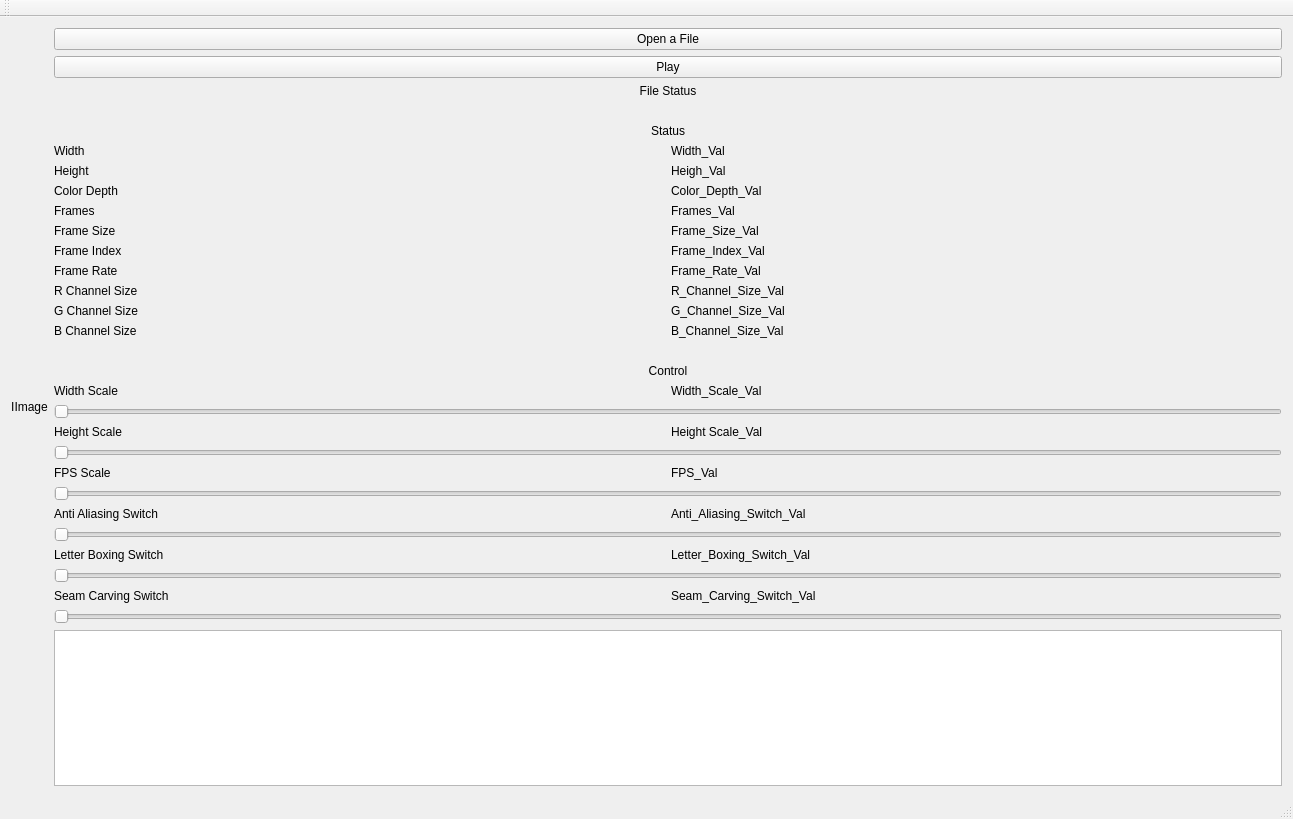
<?xml version="1.0" encoding="UTF-8"?>
<ui version="4.0">
 <class>Assignment1CodeClass</class>
 <widget class="QMainWindow" name="Assignment1CodeClass">
  <property name="geometry">
   <rect>
    <x>0</x>
    <y>0</y>
    <width>1293</width>
    <height>819</height>
   </rect>
  </property>
  <property name="windowTitle">
   <string>Assignment1Code</string>
  </property>
  <widget class="QWidget" name="centralWidget">
   <layout class="QGridLayout" name="gridLayout">
    <item row="0" column="1">
     <layout class="QVBoxLayout" name="verticalLayout_2">
      <item>
       <layout class="QGridLayout" name="gridLayout_1">
        <item row="0" column="0">
         <widget class="QPushButton" name="pushButton_load">
          <property name="text">
           <string>Open a File</string>
          </property>
         </widget>
        </item>
        <item row="1" column="0">
         <widget class="QPushButton" name="pushButton_play">
          <property name="text">
           <string>Play</string>
          </property>
         </widget>
        </item>
        <item row="2" column="0">
         <widget class="QLabel" name="label_status">
          <property name="text">
           <string>File Status</string>
          </property>
          <property name="alignment">
           <set>Qt::AlignCenter</set>
          </property>
         </widget>
        </item>
       </layout>
      </item>
      <item>
       <layout class="QGridLayout" name="gridLayout_2">
        <item row="0" column="0" colspan="2">
         <widget class="QLabel" name="label_space_2">
          <property name="text">
           <string/>
          </property>
         </widget>
        </item>
        <item row="11" column="1">
         <widget class="QLabel" name="label_frame_rate_val">
          <property name="text">
           <string>Frame_Rate_Val</string>
          </property>
         </widget>
        </item>
        <item row="12" column="1">
         <widget class="QLabel" name="label_r_channel_size_val">
          <property name="text">
           <string>R_Channel_Size_Val</string>
          </property>
         </widget>
        </item>
        <item row="3" column="0">
         <widget class="QLabel" name="label_height">
          <property name="text">
           <string>Height</string>
          </property>
         </widget>
        </item>
        <item row="13" column="0">
         <widget class="QLabel" name="label_g_channel_size">
          <property name="text">
           <string>G Channel Size</string>
          </property>
         </widget>
        </item>
        <item row="2" column="0">
         <widget class="QLabel" name="label_width">
          <property name="text">
           <string>Width</string>
          </property>
         </widget>
        </item>
        <item row="13" column="1">
         <widget class="QLabel" name="label_g_channel_size_val">
          <property name="text">
           <string>G_Channel_Size_Val</string>
          </property>
         </widget>
        </item>
        <item row="14" column="0">
         <widget class="QLabel" name="label_b_channel_size">
          <property name="text">
           <string>B Channel Size</string>
          </property>
         </widget>
        </item>
        <item row="4" column="1">
         <widget class="QLabel" name="label_color_depth_val">
          <property name="text">
           <string>Color_Depth_Val</string>
          </property>
         </widget>
        </item>
        <item row="5" column="0">
         <widget class="QLabel" name="label_frames">
          <property name="text">
           <string>Frames</string>
          </property>
         </widget>
        </item>
        <item row="12" column="0">
         <widget class="QLabel" name="label_r_channel_size">
          <property name="text">
           <string>R Channel Size</string>
          </property>
         </widget>
        </item>
        <item row="14" column="1">
         <widget class="QLabel" name="label_b_channel_size_val">
          <property name="text">
           <string>B_Channel_Size_Val</string>
          </property>
         </widget>
        </item>
        <item row="1" column="0" colspan="2">
         <widget class="QLabel" name="label_status_2">
          <property name="text">
           <string>Status</string>
          </property>
          <property name="alignment">
           <set>Qt::AlignCenter</set>
          </property>
         </widget>
        </item>
        <item row="4" column="0">
         <widget class="QLabel" name="label_color_depth">
          <property name="text">
           <string>Color Depth</string>
          </property>
         </widget>
        </item>
        <item row="8" column="1">
         <widget class="QLabel" name="label_frame_index_val">
          <property name="text">
           <string>Frame_Index_Val</string>
          </property>
         </widget>
        </item>
        <item row="5" column="1">
         <widget class="QLabel" name="label_frames_val">
          <property name="text">
           <string>Frames_Val</string>
          </property>
         </widget>
        </item>
        <item row="2" column="1">
         <widget class="QLabel" name="label_width_val">
          <property name="text">
           <string>Width_Val</string>
          </property>
         </widget>
        </item>
        <item row="8" column="0">
         <widget class="QLabel" name="label_frame_index">
          <property name="text">
           <string>Frame Index</string>
          </property>
         </widget>
        </item>
        <item row="3" column="1">
         <widget class="QLabel" name="label_height_val">
          <property name="text">
           <string>Heigh_Val</string>
          </property>
         </widget>
        </item>
        <item row="11" column="0">
         <widget class="QLabel" name="label_frame_rate">
          <property name="text">
           <string>Frame Rate</string>
          </property>
         </widget>
        </item>
        <item row="7" column="0">
         <widget class="QLabel" name="label_frame_size">
          <property name="text">
           <string>Frame Size</string>
          </property>
         </widget>
        </item>
        <item row="7" column="1">
         <widget class="QLabel" name="label_frame_size_val">
          <property name="text">
           <string>Frame_Size_Val</string>
          </property>
         </widget>
        </item>
       </layout>
      </item>
      <item>
       <layout class="QGridLayout" name="gridLayout_3">
        <item row="16" column="1">
         <widget class="QLabel" name="label_seam_carving_switch_val">
          <property name="text">
           <string>Seam_Carving_Switch_Val</string>
          </property>
         </widget>
        </item>
        <item row="16" column="0">
         <widget class="QLabel" name="label_seam_carving_switch">
          <property name="text">
           <string>Seam Carving Switch</string>
          </property>
         </widget>
        </item>
        <item row="11" column="0" colspan="2">
         <widget class="QSlider" name="horizontalSlider_fps_scale">
          <property name="orientation">
           <enum>Qt::Horizontal</enum>
          </property>
         </widget>
        </item>
        <item row="5" column="1">
         <widget class="QLabel" name="label_height_scale_val">
          <property name="text">
           <string>Height Scale_Val</string>
          </property>
         </widget>
        </item>
        <item row="5" column="0">
         <widget class="QLabel" name="label_height_scale">
          <property name="text">
           <string>Height Scale</string>
          </property>
         </widget>
        </item>
        <item row="14" column="1">
         <widget class="QLabel" name="label_letter_boxing_switch_val">
          <property name="text">
           <string>Letter_Boxing_Switch_Val</string>
          </property>
         </widget>
        </item>
        <item row="9" column="0" colspan="2">
         <widget class="QSlider" name="horizontalSlider_height_scale">
          <property name="orientation">
           <enum>Qt::Horizontal</enum>
          </property>
         </widget>
        </item>
        <item row="13" column="0" colspan="2">
         <widget class="QSlider" name="horizontalSlider_anti_aliasing_switch">
          <property name="orientation">
           <enum>Qt::Horizontal</enum>
          </property>
         </widget>
        </item>
        <item row="2" column="1">
         <widget class="QLabel" name="label_width_scale_val">
          <property name="text">
           <string>Width_Scale_Val</string>
          </property>
         </widget>
        </item>
        <item row="10" column="0">
         <widget class="QLabel" name="label_fps_scale">
          <property name="text">
           <string>FPS Scale</string>
          </property>
         </widget>
        </item>
        <item row="4" column="0" colspan="2">
         <widget class="QSlider" name="horizontalSlider_width_scale">
          <property name="orientation">
           <enum>Qt::Horizontal</enum>
          </property>
         </widget>
        </item>
        <item row="12" column="1">
         <widget class="QLabel" name="label_anti_aliasing_switch_val">
          <property name="text">
           <string>Anti_Aliasing_Switch_Val</string>
          </property>
         </widget>
        </item>
        <item row="10" column="1">
         <widget class="QLabel" name="label_fps_scale_val">
          <property name="text">
           <string>FPS_Val</string>
          </property>
         </widget>
        </item>
        <item row="12" column="0">
         <widget class="QLabel" name="label_anti_aliasing_switch">
          <property name="text">
           <string>Anti Aliasing Switch</string>
          </property>
         </widget>
        </item>
        <item row="1" column="0" colspan="2">
         <widget class="QLabel" name="label_control">
          <property name="text">
           <string>Control</string>
          </property>
          <property name="alignment">
           <set>Qt::AlignCenter</set>
          </property>
         </widget>
        </item>
        <item row="0" column="0">
         <widget class="QLabel" name="label_space">
          <property name="text">
           <string/>
          </property>
         </widget>
        </item>
        <item row="2" column="0">
         <widget class="QLabel" name="label_width_scale">
          <property name="text">
           <string>Width Scale</string>
          </property>
         </widget>
        </item>
        <item row="14" column="0">
         <widget class="QLabel" name="label_letter_boxing_switch">
          <property name="text">
           <string>Letter Boxing Switch</string>
          </property>
         </widget>
        </item>
        <item row="15" column="0" colspan="2">
         <widget class="QSlider" name="horizontalSlider_letter_boxing_switch">
          <property name="orientation">
           <enum>Qt::Horizontal</enum>
          </property>
         </widget>
        </item>
        <item row="17" column="0" colspan="2">
         <widget class="QSlider" name="horizontalSlider_seam_carving_switch">
          <property name="orientation">
           <enum>Qt::Horizontal</enum>
          </property>
         </widget>
        </item>
       </layout>
      </item>
      <item>
       <widget class="QTextEdit" name="textEdit"/>
      </item>
     </layout>
    </item>
    <item row="0" column="0">
     <layout class="QVBoxLayout" name="verticalLayout_1">
      <item>
       <widget class="QLabel" name="label_image">
        <property name="text">
         <string>IImage</string>
        </property>
        <property name="alignment">
         <set>Qt::AlignCenter</set>
        </property>
       </widget>
      </item>
     </layout>
    </item>
   </layout>
  </widget>
  <widget class="QMenuBar" name="menuBar">
   <property name="geometry">
    <rect>
     <x>0</x>
     <y>0</y>
     <width>1293</width>
     <height>26</height>
    </rect>
   </property>
  </widget>
  <widget class="QToolBar" name="mainToolBar">
   <attribute name="toolBarArea">
    <enum>TopToolBarArea</enum>
   </attribute>
   <attribute name="toolBarBreak">
    <bool>false</bool>
   </attribute>
  </widget>
  <widget class="QStatusBar" name="statusBar"/>
 </widget>
 <layoutdefault spacing="6" margin="11"/>
 <resources>
  <include location="Assignment1Code.qrc"/>
 </resources>
 <connections/>
</ui>
